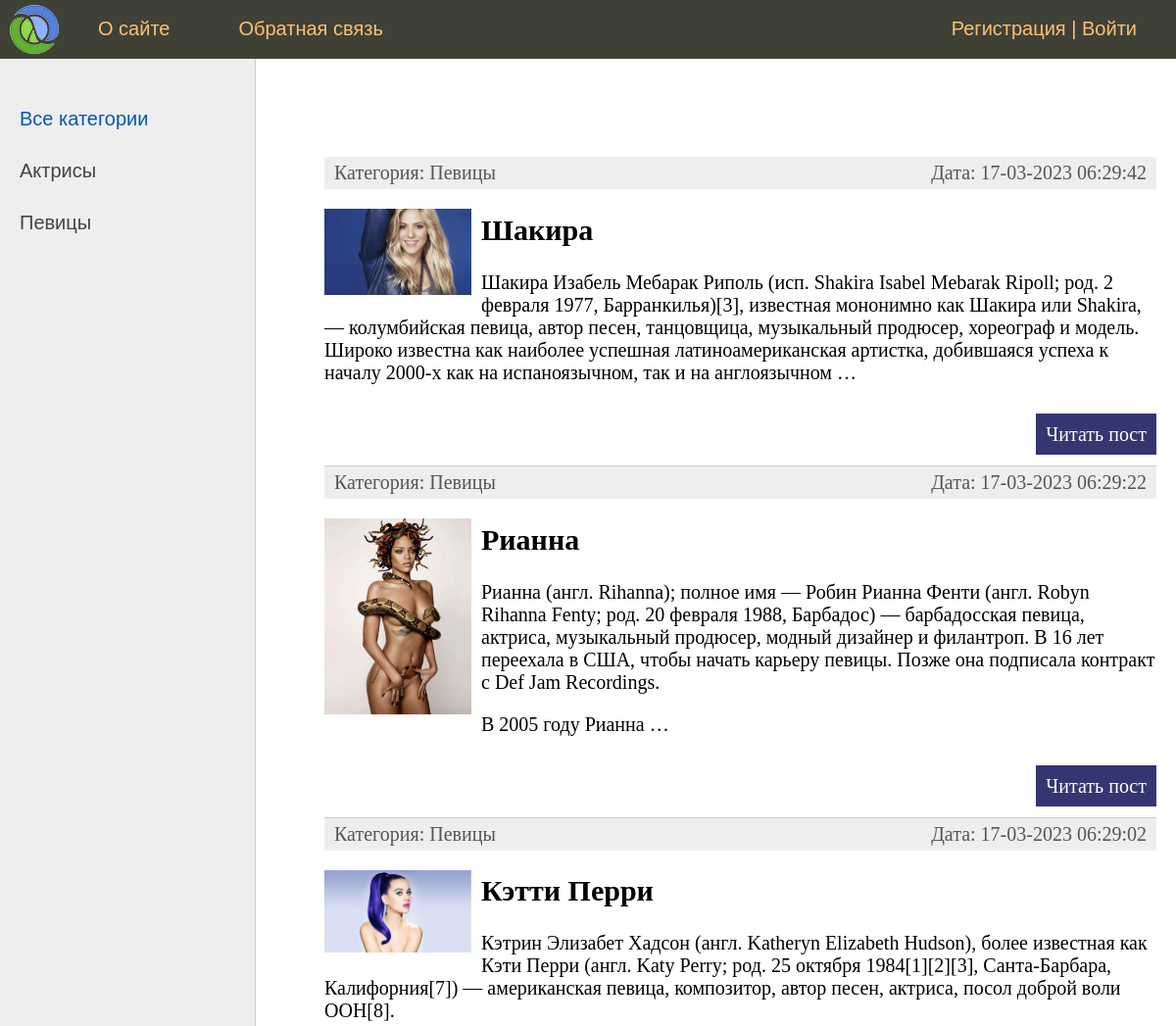
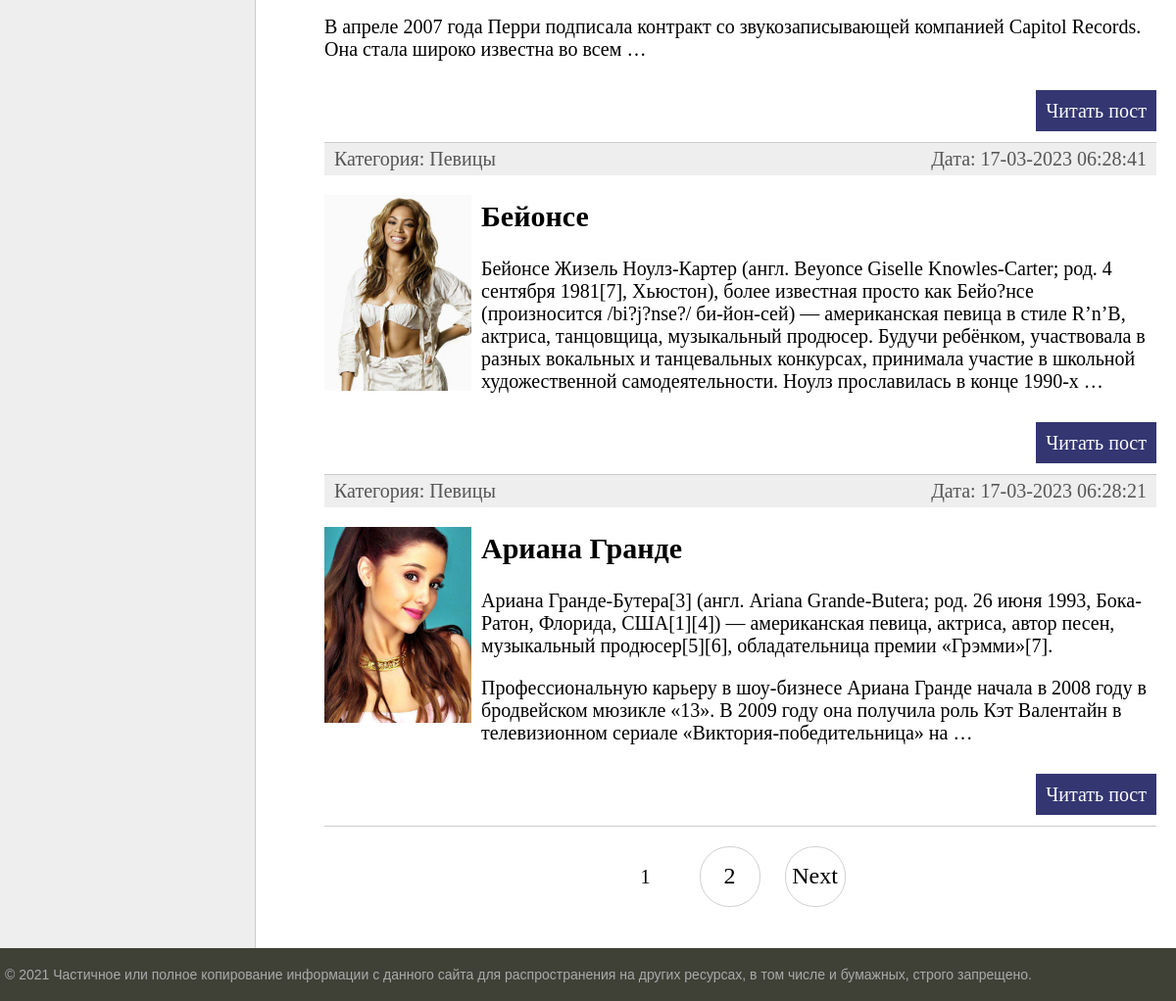
The page / on the database its author committed (2 pictures, top to bottom).
### women/models.py (models this page shows, shortened)
class Category(models.Model):
    name = models.CharField(max_length=100, db_index=True, verbose_name="Категория")
    slug = models.SlugField(max_length=255, unique=True, db_index=True, verbose_name="URL")
    def __str__(self):
        return self.name
    def get_absolute_url(self):
        return reverse('women:category', kwargs={'cat_slug': self.slug})
    class Meta:
        verbose_name = 'Категория'
        verbose_name_plural = 'Категории'
        ordering = ['id']

class Women(models.Model):
    title = models.CharField(max_length=255, verbose_name="Заголовок")
    slug = models.SlugField(max_length=255, unique=True, db_index=True, verbose_name="URL")
    content = models.TextField(blank=True, verbose_name="Текст статьи")
    photo = models.ImageField(upload_to="photos/%Y/%m/%d/", verbose_name="Фото")
    time_create = models.DateTimeField(auto_now_add=True, verbose_name="Время создания")
    time_update = models.DateTimeField(auto_now=True, verbose_name="Время изменения")
    is_published = models.BooleanField(default=True, verbose_name="Публикация")
    cat = models.ForeignKey('Category', on_delete=models.PROTECT, verbose_name="Категории")
    def get_absolute_url(self):
        if self.slug:
            return reverse('women:post', kwargs={'post_slug': self.slug})
        return ''
    class Meta:
        verbose_name = 'Известные женщины'
        verbose_name_plural = 'Известные женщины'
        ordering = ['-time_create', 'title']

### women/views.py (the view)
# urls.py: path('', WomenHome.as_view(), name='home'),
class WomenHome(DataMixin, ListView):
    model = Women
    template_name = 'women/index.html'
    context_object_name = 'posts'
    paginate_by = 5
    def get_context_data(self, *, object_list=None, **kwargs):
        context = super().get_context_data(**kwargs)
        c_def = self.get_user_context(title="Главная страница")
        return dict(list(context.items()) + list(c_def.items()))
    def get_queryset(self):
        return Women.objects.filter(is_published=True).select_related('cat')

### women/utils.py (called while the page is built)
    def get_user_context(self, **kwargs):
        context = kwargs
        cats = Category.objects.annotate(Count('women'))
        user_menu = menu.copy()
        if not self.request.user.is_authenticated:
            user_menu.pop(1)
        context['menu'] = user_menu
        context['cats'] = cats
        if 'cat_selected' not in context:
            context['cat_selected'] = 0
        return context

### women/templates/women/index.html (shortened to what this page needs)
{% extends 'women/base.html' %}
{% block content %}
<ul class="list-articles">
	{% for p in posts %}
			<li><div class="article-panel">
	<p class="first">Категория: {{p.cat}}</p>
	<p class="last">Дата: {{p.time_update|date:"d-m-Y H:i:s"}}</p>
</div>
{% if p.photo %}
	<p><img class="img-article-left thumb" src="{{p.photo.url}}"></p>
{% endif %}
				<h2>{{p.title}}</h2>
	{% autoescape on %}
	{{p.content|linebreaks|truncatewords:50}}
	{% endautoescape %}
			<p class="link-read-post"><a href="{{ p.get_absolute_url }}">Читать пост</a></p>
			</li>
	{% endfor %}
</ul>
{% endblock %}

### women/templates/women/base.html (shortened to what this page needs)
{% load static %}
{% load women_tags %}
<!DOCTYPE html>
<html>
<head>
	<link type="text/css" href="{% static 'women/css/styles.css' %}" rel="stylesheet" />
</head>
<body>
<table class="table-page" border=0 cellpadding="0" cellspacing="0">
<tr><td valign=top>
{% block mainmenu %}
		<div class="header">
			<ul id="mainmenu" class="mainmenu">
			<li class="logo"><a href="{% url 'women:home' %}"><div class="logo"></div></a></li>
{% for m in menu %}
			<li><a href="{% url m.url_name %}">{{m.title}}</a></li>
{% endfor %}
            {% if request.user.is_authenticated %}
				<li class="last"> {{user.username}} | <a href="{% url 'women:logout' %}">Выйти</a></li>
		    {% else %}
                <li class="last"><a href="{% url 'women:register' %}">Регистрация</a> | <a href="{% url 'women:login' %}">Войти</a></li>
		    {% endif %}
			</ul>
		</div>
{% endblock mainmenu %}
<table class="table-content" border=0 cellpadding="0" cellspacing="0">
<tr>
	<td valign="top" class="left-chapters">
	<ul id="leftchapters">
{% if cat_selected == 0 %}
		<li class="selected">Все категории</li>
{% else %}
		<li><a href="{% url 'women:home' %}">Все категории</a></li>
{% endif %}
{% for c in cats %}
{% if c.women__count > 0 %}
	{% if c.pk == cat_selected %}
		<li class="selected">{{c.name}}</li>
	{% else %}
		<li><a href="{{ c.get_absolute_url }}">{{c.name}}</a></li>
	{% endif %}
{% endif %}
{% endfor %}
	</ul>
</td>
<td valign="top" class="content">
	<div class="content-text">
{% block content %}
{% endblock %}
{% if page_obj.has_other_pages %}
<nav class="list-pages">
    <ul>
        {% for p in paginator.page_range %}
		{% if page_obj.number == p %}
        <li class="page-num page-num-selected">{{ p }}</li>
		{% elif p >= page_obj.number|add:-2 and p <= page_obj.number|add:2  %}
        <li class="page-num">
            <a href="?page={{ p }}">{{ p }}</a>
        </li>
		{% endif %}
        {% endfor %}
{% if page_obj.has_next %}
<li class="page-num">
	<a href="?page={{ page_obj.next_page_number }}">Next</a>
</li>
{% endif %}
    </ul>
</nav>
{% endif %}
	</div>
</td></tr></table>
</td></tr>
<tr><td valign=top>
	<div id="footer">
		<p>&copy; 2021 Частичное или полное копирование информации с данного сайта для распространения на других ресурсах, в том числе и бумажных, строго запрещено.</p>
	</div>
</td></tr></table>
</body>
</html>

### women/static/women/css/styles.css (style rules this page uses)
html, body { font-family: 'Arial'; margin: 0; padding: 0; height: 100%; width: 100%; color: #444; }
a { color: #0059b2; text-decoration: none; }
img { max-width: 600px; height: auto; }
img.img-article-left { max-width: 300px; height: auto; float: left; padding: 0 10px 10px 0; }
img.img-article-left.thumb { max-width: 150px; height: auto; }
p.link-read-post { text-align: right; }
p.link-read-post a { padding: 10px; min-width: 100px; background: #333671; color: #fff; text-decoration: none; }
div.article-panel { background: #eee; padding: 5px 10px 5px 10px; box-sizing border-box; overflow: hidden; color: #555; }
div.article-panel p.first { margin: 0; float: left; }
div.article-panel p.last { margin: 0; float: right; }
ul.list-articles { list-style: none; margin: 0; padding: 0; }
ul.list-articles li { border-bottom: 1px solid #ccc; }
.table-page { width: 100%; height: 100%; vertical-align: top; }
.table-page tr { height: 100%; }
.header { background: #3F4137; height: 60px; }
.logo { background: url('../images/logo.png') no-repeat 10px 5px; width: 70px; height: 60px; }
ul.mainmenu { list-style: none; margin: 0; padding: 0; height: 60px; color: #fdc073; font-size: 20px; overflow: hidden; }
ul.mainmenu li { float: left; margin: 18px 40px 0 30px; }
ul.mainmenu li.logo { margin: 0; }
ul.mainmenu li.last { float: right; }
ul.mainmenu li a { color: #fdc073; text-decoration: none; }
.table-content { width: 100%; min-height: 100%; height: 100%; }
.left-chapters { margin: 0; background: #eee; border-right: 1px solid #ccc; min-height: 100%; }
.left-chapters ul { width: 230px; min-height: 100%; margin: 0; padding: 20px 10px 10px 20px; list-style: none; font-size: 20px; }
.left-chapters ul li { margin: 30px 0 0 0; color: #999; }
.left-chapters ul li.selected { color: #0059b2; }
.left-chapters ul li a { color: #444; text-decoration: none; }
.content { padding: 40px 20px 20px 40px; width: 100%; box-sizing: border-box; }
.content-text { margin: 60px 0 0 30px; color: #000; font-size: 20px; font-family: Yandex Sans Display Light; }
#footer { box-sizing: border-box; background: #3F4137; padding: 5px; color: #aaa; font-size: 14px; font-family: Verdana, Geneva, Arial, Helvetica; text-align: left; overflow: hidden; }
.list-pages { text-align: center; margin: 0 0 20px 0; }
.list-pages ul { margin: 20px 0 0 0; padding: 0; list-style: none; }
.list-pages ul li { display: inline-block; margin: 0 20px 0 0; }
.list-pages a { color: #000; font-size: 24px; text-decoration: none; }
.list-pages .page-num, .page-num-selected { display: inline-block; width: 60px; height: 44px; padding: 16px 0 0 0; border: 1px solid #d0d0d0; border-radius: 30px; }
.list-pages .page-num-selected { border: none; color: #000; font-size: 20px; }

### rows shown on the page
Category: name "Актрисы"
Category: name "Певицы"
Women: cat "Певицы", time_update "17-03-2023 06:29:42", photo (picture), title "Шакира", content "Шакира Изабель Мебарак Риполь (исп. Shakira Isabel Mebarak Ripoll; род. 2 февраля 1977, Барранкилья)[3], известная мононимно как Шакира или Shakira, — колумбийская певица, автор песен, танцовщица, музыкальный продюсер, хореограф и модель. Широко известна как наиболее успешная латиноамериканская артистка, добившаяся успеха к началу 2000-х как на испаноязычном, так и на англоязычном …"
Women: cat "Певицы", time_update "17-03-2023 06:29:22", photo (picture), title "Рианна", content "Рианна (англ. Rihanna); полное имя — Робин Рианна Фенти (англ. Robyn Rihanna Fenty; род. 20 февраля 1988, Барбадос) — барбадосская певица, актриса, музыкальный продюсер, модный дизайнер и филантроп. В 16 лет переехала в США, чтобы начать карьеру певицы. Позже она подписала контракт с Def Jam Recordings. В 2005 году Рианна …"
Women: cat "Певицы", time_update "17-03-2023 06:29:02", photo (picture), title "Кэтти Перри", content "Кэтрин Элизабет Хадсон (англ. Katheryn Elizabeth Hudson), более известная как Кэти Перри (англ. Katy Perry; род. 25 октября 1984[1][2][3], Санта-Барбара, Калифорния[7]) — американская певица, композитор, автор песен, актриса, посол доброй воли ООН[8]. В апреле 2007 года Перри подписала контракт со звукозаписывающей компанией Capitol Records. Она стала широко известна во всем …"
Women: cat "Певицы", time_update "17-03-2023 06:28:41", photo (picture), title "Бейонсе", content "Бейонсе Жизель Ноулз-Картер (англ. Beyonce Giselle Knowles-Carter; род. 4 сентября 1981[7], Хьюстон), более известная просто как Бейо?нсе (произносится /bi?j?nse?/ би-йон-сей) — американская певица в стиле R’n’B, актриса, танцовщица, музыкальный продюсер. Будучи ребёнком, участвовала в разных вокальных и танцевальных конкурсах, принимала участие в школьной художественной самодеятельности. Ноулз прославилась в конце 1990-х …"
Women: cat "Певицы", time_update "17-03-2023 06:28:21", photo (picture), title "Ариана Гранде", content "Ариана Гранде-Бутера[3] (англ. Ariana Grande-Butera; род. 26 июня 1993, Бока-Ратон, Флорида, США[1][4]) — американская певица, актриса, автор песен, музыкальный продюсер[5][6], обладательница премии «Грэмми»[7]. Профессиональную карьеру в шоу-бизнесе Ариана Гранде начала в 2008 году в бродвейском мюзикле «13». В 2009 году она получила роль Кэт Валентайн в телевизионном сериале «Виктория-победительница» на …"

### other values the page prints
{{ m.title }} "О сайте" "Обратная связь"
{{ p }} "1"
{{ p }} "2"
